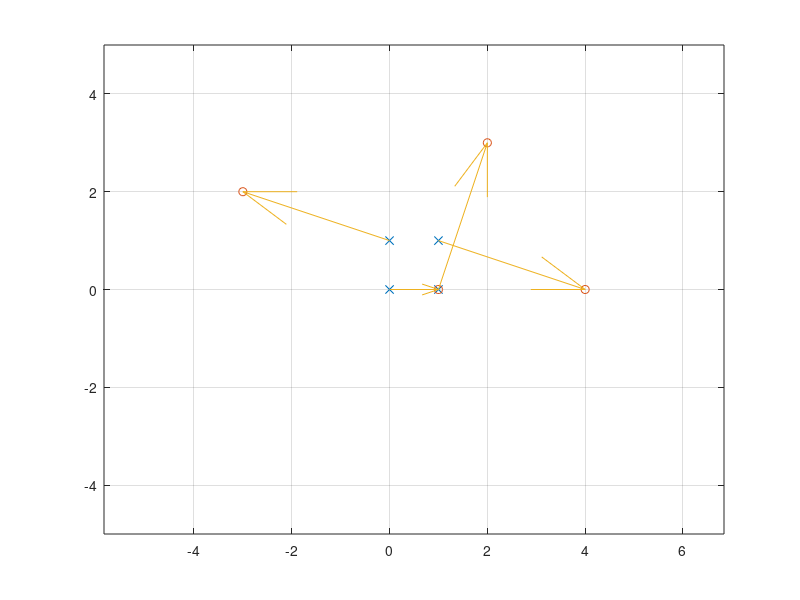

Write MATLAB code to recreate this figure.
clear
clc

f = @(x) x + 2;
f(3)
f(2)

x = [0, 1, 1,0];
y = [0, 0, 1, 1];
u = [1, 1, 3, -3];
v = [0, 3, -1, 1];
xn = x+u;
yn = y+v;
plot(x,y,"x")
hold on
grid on
plot(xn,yn,"o")
quiver(x,y,u,v,0);
ylim([-5,5]);
axis equal
%xlim([-5,5]);
hold off
polyarea(x,y)
